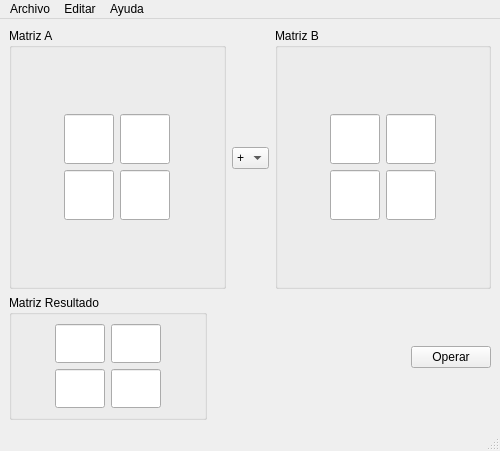
<?xml version="1.0" encoding="UTF-8"?>
<ui version="4.0">
 <class>ejemploPp</class>
 <widget class="QMainWindow" name="ejemploPp">
  <property name="geometry">
   <rect>
    <x>0</x>
    <y>0</y>
    <width>500</width>
    <height>451</height>
   </rect>
  </property>
  <property name="windowTitle">
   <string>ALSE Ejmeplo </string>
  </property>
  <widget class="QWidget" name="centralwidget">
   <layout class="QGridLayout" name="gridLayout_4">
    <item row="0" column="0">
     <layout class="QVBoxLayout" name="verticalLayout_4">
      <item>
       <layout class="QHBoxLayout" name="horizontalLayout_5">
        <item>
         <widget class="QGroupBox" name="groupBox">
          <property name="title">
           <string>Matriz A</string>
          </property>
          <layout class="QGridLayout" name="gridLayout">
           <item row="0" column="0">
            <layout class="QVBoxLayout" name="verticalLayout">
             <item>
              <layout class="QHBoxLayout" name="horizontalLayout">
               <item>
                <widget class="QLineEdit" name="txt_A11">
                 <property name="maximumSize">
                  <size>
                   <width>50</width>
                   <height>50</height>
                  </size>
                 </property>
                 <property name="font">
                  <font>
                   <pointsize>20</pointsize>
                  </font>
                 </property>
                </widget>
               </item>
               <item>
                <widget class="QLineEdit" name="txt_A12">
                 <property name="maximumSize">
                  <size>
                   <width>50</width>
                   <height>50</height>
                  </size>
                 </property>
                 <property name="font">
                  <font>
                   <pointsize>20</pointsize>
                  </font>
                 </property>
                </widget>
               </item>
              </layout>
             </item>
             <item>
              <layout class="QHBoxLayout" name="horizontalLayout_2">
               <item>
                <widget class="QLineEdit" name="txt_A21">
                 <property name="maximumSize">
                  <size>
                   <width>50</width>
                   <height>50</height>
                  </size>
                 </property>
                 <property name="font">
                  <font>
                   <pointsize>20</pointsize>
                  </font>
                 </property>
                </widget>
               </item>
               <item>
                <widget class="QLineEdit" name="txt_A22">
                 <property name="maximumSize">
                  <size>
                   <width>50</width>
                   <height>50</height>
                  </size>
                 </property>
                 <property name="font">
                  <font>
                   <pointsize>20</pointsize>
                  </font>
                 </property>
                </widget>
               </item>
              </layout>
             </item>
            </layout>
           </item>
          </layout>
         </widget>
        </item>
        <item>
         <widget class="QComboBox" name="cbo_Operacion">
          <item>
           <property name="text">
            <string>+</string>
           </property>
          </item>
          <item>
           <property name="text">
            <string>-</string>
           </property>
          </item>
          <item>
           <property name="text">
            <string>*</string>
           </property>
          </item>
          <item>
           <property name="text">
            <string>/</string>
           </property>
          </item>
         </widget>
        </item>
        <item>
         <widget class="QGroupBox" name="groupBox_2">
          <property name="title">
           <string>Matriz B</string>
          </property>
          <layout class="QGridLayout" name="gridLayout_2">
           <item row="0" column="0">
            <layout class="QVBoxLayout" name="verticalLayout_2">
             <item>
              <layout class="QHBoxLayout" name="horizontalLayout_3">
               <item>
                <widget class="QLineEdit" name="txt_B11">
                 <property name="maximumSize">
                  <size>
                   <width>50</width>
                   <height>50</height>
                  </size>
                 </property>
                 <property name="font">
                  <font>
                   <pointsize>20</pointsize>
                  </font>
                 </property>
                </widget>
               </item>
               <item>
                <widget class="QLineEdit" name="txt_B12">
                 <property name="maximumSize">
                  <size>
                   <width>50</width>
                   <height>50</height>
                  </size>
                 </property>
                 <property name="font">
                  <font>
                   <pointsize>20</pointsize>
                  </font>
                 </property>
                </widget>
               </item>
              </layout>
             </item>
             <item>
              <layout class="QHBoxLayout" name="horizontalLayout_4">
               <item>
                <widget class="QLineEdit" name="txt_B21">
                 <property name="maximumSize">
                  <size>
                   <width>50</width>
                   <height>50</height>
                  </size>
                 </property>
                 <property name="font">
                  <font>
                   <pointsize>20</pointsize>
                  </font>
                 </property>
                </widget>
               </item>
               <item>
                <widget class="QLineEdit" name="txt_B22">
                 <property name="maximumSize">
                  <size>
                   <width>50</width>
                   <height>50</height>
                  </size>
                 </property>
                 <property name="font">
                  <font>
                   <pointsize>20</pointsize>
                  </font>
                 </property>
                </widget>
               </item>
              </layout>
             </item>
            </layout>
           </item>
          </layout>
         </widget>
        </item>
       </layout>
      </item>
      <item>
       <layout class="QHBoxLayout" name="horizontalLayout_8">
        <item>
         <widget class="QGroupBox" name="groupBox_3">
          <property name="title">
           <string>Matriz Resultado</string>
          </property>
          <layout class="QGridLayout" name="gridLayout_3">
           <item row="0" column="0">
            <layout class="QVBoxLayout" name="verticalLayout_3">
             <item>
              <layout class="QHBoxLayout" name="horizontalLayout_6">
               <item>
                <widget class="QLineEdit" name="txt_R11">
                 <property name="maximumSize">
                  <size>
                   <width>50</width>
                   <height>50</height>
                  </size>
                 </property>
                 <property name="font">
                  <font>
                   <pointsize>20</pointsize>
                  </font>
                 </property>
                </widget>
               </item>
               <item>
                <widget class="QLineEdit" name="txt_R12">
                 <property name="maximumSize">
                  <size>
                   <width>50</width>
                   <height>50</height>
                  </size>
                 </property>
                 <property name="font">
                  <font>
                   <pointsize>20</pointsize>
                  </font>
                 </property>
                </widget>
               </item>
              </layout>
             </item>
             <item>
              <layout class="QHBoxLayout" name="horizontalLayout_7">
               <item>
                <widget class="QLineEdit" name="txt_R21">
                 <property name="maximumSize">
                  <size>
                   <width>50</width>
                   <height>50</height>
                  </size>
                 </property>
                 <property name="font">
                  <font>
                   <pointsize>20</pointsize>
                  </font>
                 </property>
                </widget>
               </item>
               <item>
                <widget class="QLineEdit" name="txt_R22">
                 <property name="maximumSize">
                  <size>
                   <width>50</width>
                   <height>50</height>
                  </size>
                 </property>
                 <property name="font">
                  <font>
                   <pointsize>20</pointsize>
                  </font>
                 </property>
                </widget>
               </item>
              </layout>
             </item>
            </layout>
           </item>
          </layout>
         </widget>
        </item>
        <item>
         <spacer name="horizontalSpacer">
          <property name="orientation">
           <enum>Qt::Horizontal</enum>
          </property>
          <property name="sizeHint" stdset="0">
           <size>
            <width>40</width>
            <height>20</height>
           </size>
          </property>
         </spacer>
        </item>
        <item>
         <widget class="QPushButton" name="cmd_Operar">
          <property name="text">
           <string>Operar</string>
          </property>
         </widget>
        </item>
       </layout>
      </item>
     </layout>
    </item>
   </layout>
  </widget>
  <widget class="QMenuBar" name="menubar">
   <property name="geometry">
    <rect>
     <x>0</x>
     <y>0</y>
     <width>500</width>
     <height>20</height>
    </rect>
   </property>
   <widget class="QMenu" name="menuArchivo">
    <property name="title">
     <string>Archivo</string>
    </property>
    <addaction name="actionAbrir"/>
    <addaction name="actionGuardar"/>
   </widget>
   <widget class="QMenu" name="menuEditar">
    <property name="title">
     <string>Editar</string>
    </property>
   </widget>
   <widget class="QMenu" name="menuAyuda">
    <property name="title">
     <string>Ayuda</string>
    </property>
   </widget>
   <addaction name="menuArchivo"/>
   <addaction name="menuEditar"/>
   <addaction name="menuAyuda"/>
  </widget>
  <widget class="QStatusBar" name="statusbar"/>
  <action name="actionAbrir">
   <property name="text">
    <string>Abrir</string>
   </property>
  </action>
  <action name="actionGuardar">
   <property name="text">
    <string>Guardar</string>
   </property>
  </action>
 </widget>
 <resources/>
 <connections>
  <connection>
   <sender>actionAbrir</sender>
   <signal>triggered()</signal>
   <receiver>cmd_Operar</receiver>
   <slot>click()</slot>
   <hints>
    <hint type="sourcelabel">
     <x>-1</x>
     <y>-1</y>
    </hint>
    <hint type="destinationlabel">
     <x>448</x>
     <y>323</y>
    </hint>
   </hints>
  </connection>
 </connections>
</ui>
